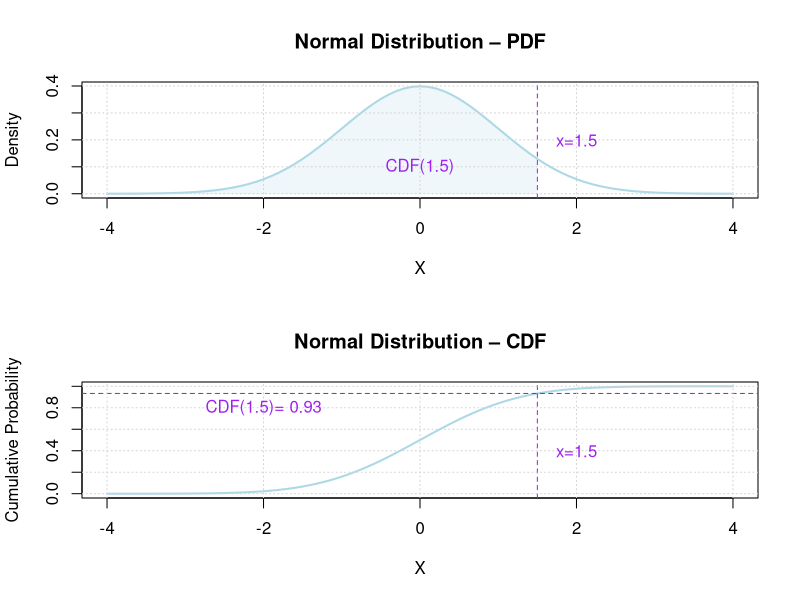

Write R code to recreate this figure.
## ---- chunk 1
#| echo: false

# PDF and CDF of normal distribution

# Set the mean and standard deviation of the normal distribution
mean_value <- 0
sd_value <- 1

# Define transparent fill color
red <- 173
green <- 216
blue <- 230
alpha <- 50
lightblue_trans <- rgb(red, green, blue, alpha, maxColorValue=255)

# Generate a sequence of values for the x-axis
x_values <- seq(-4, 4, 0.1)

# Calculate the PDF and CDF values
pdf_values <- dnorm(x_values, mean = mean_value, sd = sd_value)
cdf_values <- pnorm(x_values, mean = mean_value, sd = sd_value)

par(mfrow = c(2, 1))  # Set up a 2x1 grid of plots

# Plot the PDF
plot(x_values, pdf_values, type = 'l', col = 'lightblue', lwd = 2,
     main = 'Normal Distribution – PDF',
     xlab = 'X', ylab = 'Density')

abline(v = 1.5, col = 'purple', lty = 2)  # Add vertical line at x=1.5

# Fill the area under the PDF curve from x=0 to x=1.5
polygon(c(0, x_values[x_values <= 1.5], 1.5), 
        c(0, pdf_values[x_values <= 1.5], 0), 
        col = lightblue_trans, border = NA)

grid()

# Add labeling
text(2, 0.2, "x=1.5", col = "purple")
text(0, 0.1, "CDF(1.5)", col = "purple")


# Plot the CDF
plot(x_values, cdf_values, type = 'l', col = 'lightblue', lwd = 2,
     main = 'Normal Distribution – CDF',
     xlab = 'X', ylab = 'Cumulative Probability')

abline(v = 1.5, col = 'purple', lty = 2)  # Add vertical line at x=1.5
abline(h = pnorm(1.5, mean = mean_value, sd = sd_value), col = 'purple', lty = 2)  # Add horizontal line at CDF(x=1.5)

grid()

# Calculate CDF(x=1.5)
CDF_x_1.5 <- pnorm(1.5, mean = mean_value, sd = sd_value)

# Round the result to two digits after the decimal point
rounded_CDF_x_1.5 <- round(CDF_x_1.5, digits = 2)

# Two strings to be combined
string1 <- "CDF(1.5)="
string2 <- as.character(rounded_CDF_x_1.5)

# Combine the two strings
composed_string <- paste(string1, string2)

# Add labeling
text(2, 0.4, "x=1.5", col = "purple")
text(-2, 0.8, composed_string, col = "purple")
